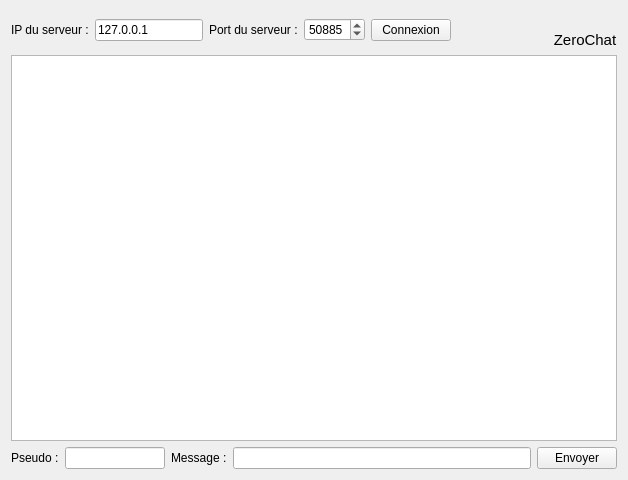
<?xml version="1.0" encoding="UTF-8"?>
<ui version="4.0">
 <class>FenClient</class>
 <widget class="QWidget" name="FenClient">
  <property name="geometry">
   <rect>
    <x>0</x>
    <y>0</y>
    <width>628</width>
    <height>480</height>
   </rect>
  </property>
  <property name="windowTitle">
   <string>ZeroChat - Client</string>
  </property>
  <property name="windowIcon">
   <iconset>
    <normaloff>chat.png</normaloff>chat.png</iconset>
  </property>
  <layout class="QVBoxLayout" name="verticalLayout_2">
   <item>
    <layout class="QHBoxLayout" name="horizontalLayout">
     <item>
      <widget class="QLabel" name="label">
       <property name="text">
        <string>IP du serveur :</string>
       </property>
      </widget>
     </item>
     <item>
      <widget class="QLineEdit" name="serveurIP">
       <property name="maximumSize">
        <size>
         <width>150</width>
         <height>16777215</height>
        </size>
       </property>
       <property name="text">
        <string>127.0.0.1</string>
       </property>
      </widget>
     </item>
     <item>
      <widget class="QLabel" name="label_2">
       <property name="text">
        <string>Port du serveur :</string>
       </property>
      </widget>
     </item>
     <item>
      <widget class="QSpinBox" name="serveurPort">
       <property name="minimumSize">
        <size>
         <width>60</width>
         <height>0</height>
        </size>
       </property>
       <property name="minimum">
        <number>1024</number>
       </property>
       <property name="maximum">
        <number>65535</number>
       </property>
       <property name="value">
        <number>50885</number>
       </property>
      </widget>
     </item>
     <item>
      <widget class="QPushButton" name="boutonConnexion">
       <property name="text">
        <string>Connexion</string>
       </property>
      </widget>
     </item>
     <item>
      <spacer name="horizontalSpacer">
       <property name="orientation">
        <enum>Qt::Horizontal</enum>
       </property>
       <property name="sizeHint" stdset="0">
        <size>
         <width>40</width>
         <height>20</height>
        </size>
       </property>
      </spacer>
     </item>
     <item>
      <layout class="QVBoxLayout" name="verticalLayout">
       <item>
        <widget class="QLabel" name="label_5">
         <property name="pixmap">
          <pixmap>chat.png</pixmap>
         </property>
        </widget>
       </item>
       <item>
        <widget class="QLabel" name="label_6">
         <property name="font">
          <font>
           <pointsize>11</pointsize>
           <weight>50</weight>
           <bold>false</bold>
          </font>
         </property>
         <property name="text">
          <string>ZeroChat</string>
         </property>
         <property name="alignment">
          <set>Qt::AlignCenter</set>
         </property>
        </widget>
       </item>
      </layout>
     </item>
    </layout>
   </item>
   <item>
    <widget class="QTextEdit" name="listeMessages">
     <property name="readOnly">
      <bool>true</bool>
     </property>
    </widget>
   </item>
   <item>
    <layout class="QHBoxLayout" name="horizontalLayout_2">
     <item>
      <widget class="QLabel" name="label_3">
       <property name="text">
        <string>Pseudo :</string>
       </property>
      </widget>
     </item>
     <item>
      <widget class="QLineEdit" name="pseudo">
       <property name="maximumSize">
        <size>
         <width>100</width>
         <height>16777215</height>
        </size>
       </property>
      </widget>
     </item>
     <item>
      <widget class="QLabel" name="label_4">
       <property name="text">
        <string>Message :</string>
       </property>
      </widget>
     </item>
     <item>
      <widget class="QLineEdit" name="message"/>
     </item>
     <item>
      <widget class="QPushButton" name="boutonEnvoyer">
       <property name="text">
        <string>Envoyer</string>
       </property>
       <property name="icon">
        <iconset>
         <normaloff>chat.png</normaloff>chat.png</iconset>
       </property>
      </widget>
     </item>
    </layout>
   </item>
  </layout>
 </widget>
 <resources/>
 <connections/>
</ui>
